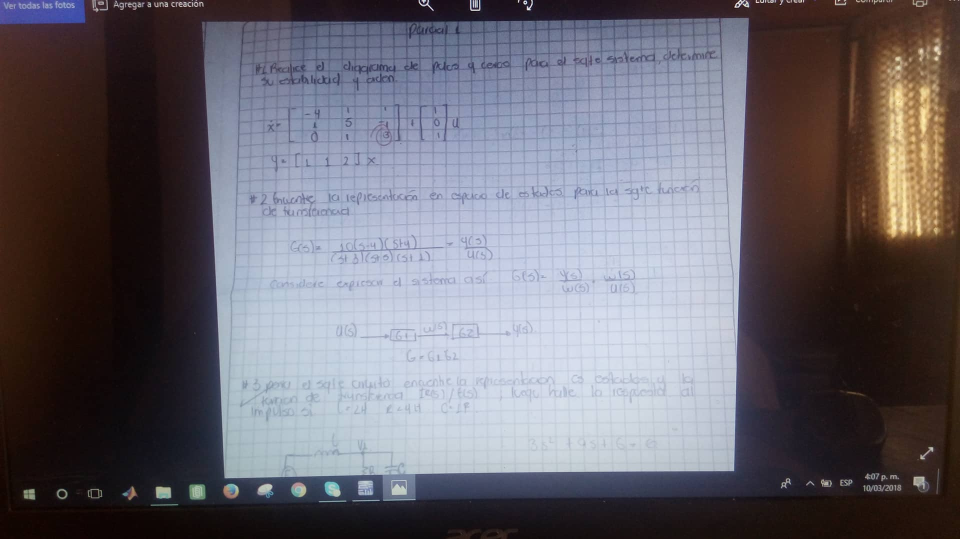
#> input picture Control domotico Python/proyecto python/img/28943786_1800728089958986_1094426263_o.jpg, 1920 x 1078 px, given in place of video2.mov, which was not available (shown at 1/2 size)
$ python proyecto.py
#> lines starting #> are read from the running program, lines starting #| are printed output that depends on the picture; after the words box and inside, x2 and y2 are one past the last pixel; in counts of white or black regions, pixels touching at a corner belong together; pictures that were not available may be replaced by others from this repository, and a replacement may not be noted
import cv2
import numpy as np
from time import time
##funcion para la barra
def nothing (x):
	pass

#archivo .mov
camara = cv2.VideoCapture ('VIDEOS/video2.mov')
#verde_bajos = np.array([86,140,140])
#verde_altos = np.array([95, 255, 255])
cv2.namedWindow ('Video')
# [8 lines of commented-out code are left out]
rojo_bajos1 = np.array([0,65,75], dtype=np.uint8)
rojo_altos1 = np.array([12, 255, 255], dtype=np.uint8)
rojo_bajos2 = np.array([240,65,75], dtype=np.uint8)
rojo_altos2 = np.array([256, 255, 255], dtype=np.uint8)

kernel = np.ones((3,3),np.uint8)

#Creamos los controles para definir el color a seguir
'''
cv2.createTrackbar ('H min', 'Video', 86, 180, nothing)
cv2.createTrackbar ('S min', 'Video', 140, 255, nothing)
cv2.createTrackbar ('V min', 'Video', 140, 255, nothing)
cv2.createTrackbar ('H max', 'Video', 95, 180, nothing)
cv2.createTrackbar ('S max', 'Video', 255, 255, nothing)
cv2.createTrackbar ('V max', 'Video', 255, 255, nothing)

'''

while True:
	ret, frame_bgr = camara.read ()
#> frame_bgr is the input picture: shape (1078, 1920, 3); mean B, G, R 109.9, 101.6, 105
	if not ret:
		break;

	frame_bgr = cv2.flip(cv2.transpose(frame_bgr), 0)
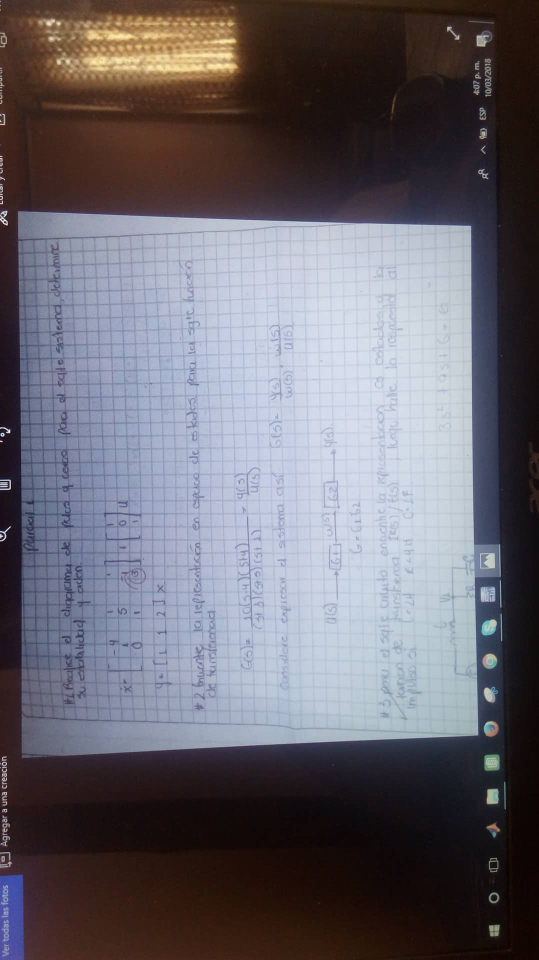
#> frame_bgr: shape (1920, 1078, 3) (shown at 1/2 size); mean B, G, R 109.9, 101.6, 105
	frame_hsv = cv2.cvtColor (frame_bgr, cv2.COLOR_BGR2HSV)
#> frame_hsv: shape (1920, 1078, 3); mean H, S, V 88.8, 81.3, 120.3
	#capturamos el valor de cada variable del HSV para los intervalos
	'''
	Hmin = cv2.getTrackbarPos ('H min', 'Video')
	Smin = cv2.getTrackbarPos ('S min', 'Video')
	Vmin = cv2.getTrackbarPos ('V min', 'Video')
	Hmax = cv2.getTrackbarPos ('H max', 'Video')
	Smax = cv2.getTrackbarPos ('S max', 'Video')
	Vmax = cv2.getTrackbarPos ('V max', 'Video')
	'''
	# Mascara que guarde los pixeles de color definido, segun intervalo definido
	#mascara_verde = cv2.inRange (frame_hsv, verde_inicial, verde_final)
	#mascara del color
	#mascara = cv2.inRange (frame_hsv, np.array ([Hmin, Smin, Vmin]), np.array ([Hmax, Smax, Vmax]))
	mascara_rojo1 = cv2.inRange(frame_hsv, rojo_bajos1, rojo_altos1)
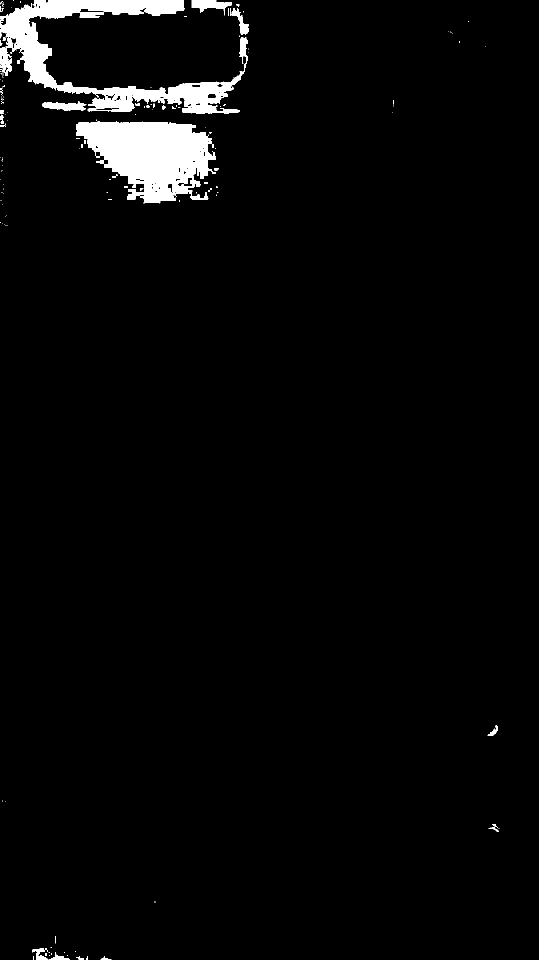
#> mascara_rojo1: shape (1920, 1078) (shown at 1/2 size); 3.1% white; 178 white regions (145 under 20 px), largest, box (x1, y1, x2, y2) and area: (0, 0, 496, 228) 30213, (152, 243, 432, 408) 29445, (383, 0, 464, 31) 1235
	mascara_rojo2 = cv2.inRange(frame_hsv, rojo_bajos2, rojo_altos2)
#> mascara_rojo2: shape (1920, 1078); every value is 0
	mascara = cv2.add(mascara_rojo1, mascara_rojo2)
	bordes = cv2.Canny(mascara, 100, 200, 3)
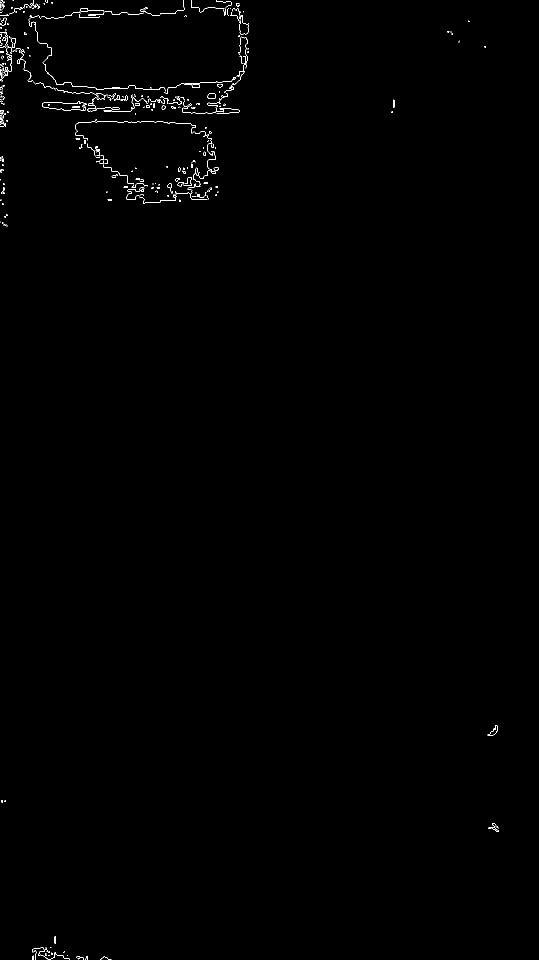
#> bordes: shape (1920, 1078) (shown at 1/2 size); 0.37% white in thin lines or dots

	#frame_roi = frame_bgr[0:500, 0:400, 0]
	#eliminar ruido de la mascara
	#mascara = cv2.erode (mascara, cv2.getStructuringElement (cv2.MORPH_RECT, (3, 3)), iterations = 1)
	mascara = cv2.dilate (mascara, cv2.getStructuringElement (cv2.MORPH_RECT, (5, 5)), iterations = 1)
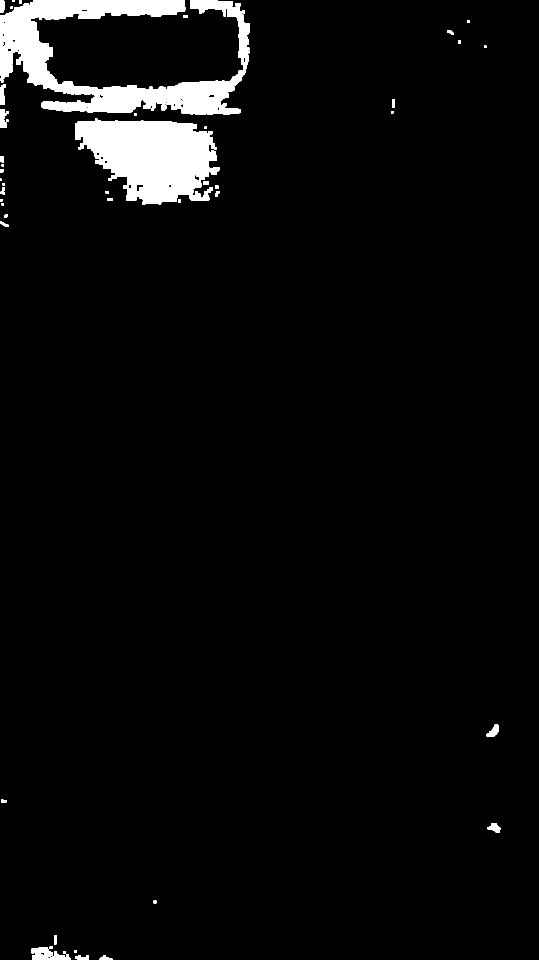
#> mascara: shape (1920, 1078) (shown at 1/2 size); 4% white; 50 white regions (1 under 20 px), largest, box (x1, y1, x2, y2) and area: (0, 0, 500, 230) 43695, (150, 237, 440, 410) 33899, (62, 1894, 142, 1920) 1262
	mascara = cv2.morphologyEx(mascara, cv2.MORPH_OPEN, kernel)
	mascara = cv2.morphologyEx(mascara, cv2.MORPH_CLOSE, kernel)
#> mascara: shape (1920, 1078); 4% white; 42 white regions (1 under 20 px), largest, box (x1, y1, x2, y2) and area: (0, 0, 500, 230) 44138, (150, 237, 440, 410) 34065, (62, 1894, 142, 1920) 1432
	#calculamos los momentos
	momentos = cv2.moments (mascara)
#> momentos = moments, m00 21257310, centre m10/m00, m01/m00 = (261.2, 254.6)

	#si el area del objeto es superior a 50000 pixeles se deja
	if momentos ['m00'] > 2000000:
		#calculamos el centroide del objeto
		x = int (momentos ['m10'] / momentos ['m00'])
#> x = 261
		y = int (momentos ['m01'] / momentos ['m00'])
#> y = 254
		area = momentos['m00']
#> area = 21257310
		print(area)
#| 21257310.0
		#mostrar un circulo verde
		cv2.circle (frame_bgr, (x, y), 30, (0, 255, 0), 2)
#> frame_bgr: shape (1920, 1078, 3); 0.03% of pixels changed, all inside (x1, y1, x2, y2) = (230, 223, 293, 286)
	cv2.imshow ('frame_bgr', frame_bgr)
	cv2.imshow ('frame_hsv', frame_hsv)
	cv2.imshow ('mascara', mascara)
	#cv2.imshow ('frame_roi', frame_roi)


	if cv2.waitKey (10) & 0xFF==ord('q'):
#> (key q is pressed here)
		break;

camara.release ()
cv2.destroyAllWindows ()


##cebra
#gradiente = cv2.dilate(imagen_gris, kernel, iterations = 1) - cv2.erode(imagen_gris, kernel, iterations = 1)
